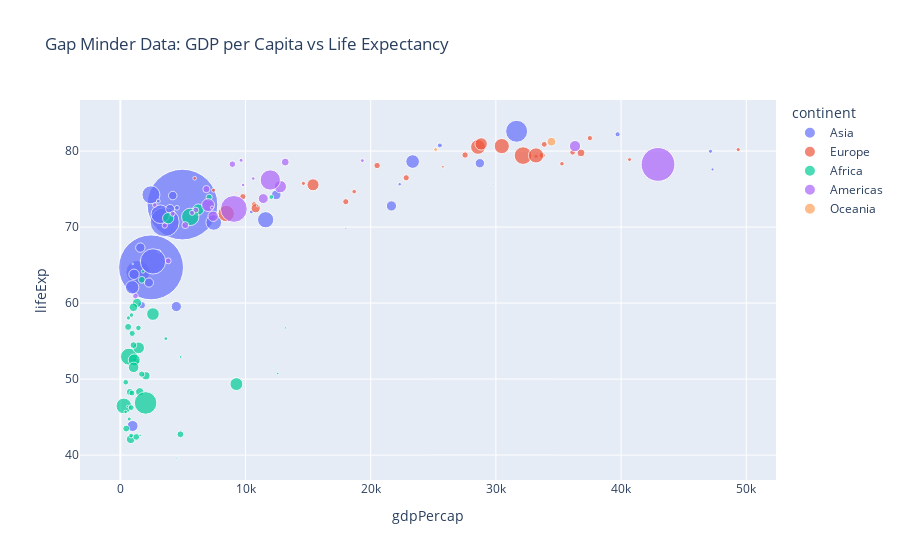

Here is the notebook cell this chart was saved with:
### Markdown cell above
6. Add variables to appear in the hover tooltip by passing the optional input `hover_data`.
In this case, we add the column `country`

### Code cell
fig = px.scatter(df, x='gdpPercap', y ='lifeExp', color='continent', size='pop', size_max=50,
                 hover_data=['country'], 
                 title='Gap Minder Data: GDP per Capita vs Life Expectancy')

fig.show()

### Figure 1 — Plotly figure (JSON) as saved in the notebook; plotly's stock layout.template omitted (floating-point values rounded to 4 significant figures)
{"data": [{"customdata": [["Afghanistan"], ["Bahrain"], ["Bangladesh"], ["Cambodia"], ["China"], ["Hong Kong, China"], ["India"], ["Indonesia"], ["Iran"], ["Iraq"], ["Israel"], ["Japan"], ["Jordan"], ["Korea, Dem. Rep."], ["Korea, Rep."], ["Kuwait"], ["Lebanon"], ["Malaysia"], ["Mongolia"], ["Myanmar"], ["Nepal"], ["Oman"], ["Pakistan"], ["Philippines"], ["Saudi Arabia"], ["Singapore"], ["Sri Lanka"], ["Syria"], ["Taiwan"], ["Thailand"], ["Vietnam"], ["West Bank and Gaza"], ["Yemen, Rep."]], "hovertemplate": "continent=Asia<br>gdpPercap=%{x}<br>lifeExp=%{y}<br>pop=%{marker.size}<br>country=%{customdata[0]}<extra></extra>", "legendgroup": "Asia", "marker": {"color": "#636efa", "size": [31889923, 708573, 150448339, 14131858, 1318683096, 6980412, 1110396331, 223547000, 69453570, 27499638, 6426679, 127467972, 6053193, 23301725, 49044790, 2505559, 3921278, 24821286, 2874127, 47761980, 28901790, 3204897, 169270617, 91077287, 27601038, 4553009, 20378239, 19314747, 23174294, 65068149, 85262356, 4018332, 22211743], "sizemode": "area", "sizeref": 527500.0, "symbol": "circle"}, "mode": "markers", "name": "Asia", "orientation": "v", "showlegend": true, "type": "scatter", "x": [974.6, 29800.0, 1391.0, 1714.0, 4959.0, 39720.0, 2452.0, 3541.0, 11610.0, 4471.0, 25520.0, 31660.0, 4519.0, 1593.0, 23350.0, 47310.0, 10460.0, 12450.0, 3096.0, 944, 1091.0, 22320.0, 2606.0, 3190.0, 21650.0, 47140.0, 3970.0, 4185.0, 28720.0, 7458.0, 2442.0, 3025.0, 2281.0], "xaxis": "x", "y": [43.83, 75.64, 64.06, 59.72, 72.96, 82.21, 64.7, 70.65, 70.96, 59.55, 80.75, 82.6, 72.53, 67.3, 78.62, 77.59, 71.99, 74.24, 66.8, 62.07, 63.78, 75.64, 65.48, 71.69, 72.78, 79.97, 72.4, 74.14, 78.4, 70.62, 74.25, 73.42, 62.7], "yaxis": "y"}, {"customdata": [["Albania"], ["Austria"], ["Belgium"], ["Bosnia and Herzegovina"], ["Bulgaria"], ["Croatia"], ["Czech Republic"], ["Denmark"], ["Finland"], ["France"], ["Germany"], ["Greece"], ["Hungary"], ["Iceland"], ["Ireland"], ["Italy"], ["Montenegro"], ["Netherlands"], ["Norway"], ["Poland"], ["Portugal"], ["Romania"], ["Serbia"], ["Slovak Republic"], ["Slovenia"], ["Spain"], ["Sweden"], ["Switzerland"], ["Turkey"], ["United Kingdom"]], "hovertemplate": "continent=Europe<br>gdpPercap=%{x}<br>lifeExp=%{y}<br>pop=%{marker.size}<br>country=%{customdata[0]}<extra></extra>", "legendgroup": "Europe", "marker": {"color": "#EF553B", "size": [3600523, 8199783, 10392226, 4552198, 7322858, 4493312, 10228744, 5468120, 5238460, 61083916, 82400996, 10706290, 9956108, 301931, 4109086, 58147733, 684736, 16570613, 4627926, 38518241, 10642836, 22276056, 10150265, 5447502, 2009245, 40448191, 9031088, 7554661, 71158647, 60776238], "sizemode": "area", "sizeref": 527500.0, "symbol": "circle"}, "mode": "markers", "name": "Europe", "orientation": "v", "showlegend": true, "type": "scatter", "x": [5937.0, 36130.0, 33690.0, 7446.0, 10680.0, 14620.0, 22830.0, 35280.0, 33210.0, 30470.0, 32170.0, 27540.0, 18010.0, 36180.0, 40680.0, 28570.0, 9254.0, 36800.0, 49360.0, 15390.0, 20510.0, 10810.0, 9787.0, 18680.0, 25770.0, 28820.0, 33860.0, 37510.0, 8458.0, 33200.0], "xaxis": "x", "y": [76.42, 79.83, 79.44, 74.85, 73.0, 75.75, 76.49, 78.33, 79.31, 80.66, 79.41, 79.48, 73.34, 81.76, 78.89, 80.55, 74.54, 79.76, 80.2, 75.56, 78.1, 72.48, 74.0, 74.66, 77.93, 80.94, 80.88, 81.7, 71.78, 79.42], "yaxis": "y"}, {"customdata": [["Algeria"], ["Angola"], ["Benin"], ["Botswana"], ["Burkina Faso"], ["Burundi"], ["Cameroon"], ["Central African Republic"], ["Chad"], ["Comoros"], ["Congo, Dem. Rep."], ["Congo, Rep."], ["Cote d'Ivoire"], ["Djibouti"], ["Egypt"], ["Equatorial Guinea"], ["Eritrea"], ["Ethiopia"], ["Gabon"], ["Gambia"], ["Ghana"], ["Guinea"], ["Guinea-Bissau"], ["Kenya"], ["Lesotho"], ["Liberia"], ["Libya"], ["Madagascar"], ["Malawi"], ["Mali"], ["Mauritania"], ["Mauritius"], ["Morocco"], ["Mozambique"], ["Namibia"], ["Niger"], ["Nigeria"], ["Reunion"], ["Rwanda"], ["Sao Tome and Principe"], ["Senegal"], ["Sierra Leone"], ["Somalia"], ["South Africa"], ["Sudan"], ["Swaziland"], ["Tanzania"], ["Togo"], ["Tunisia"], ["Uganda"], ["Zambia"], ["Zimbabwe"]], "hovertemplate": "continent=Africa<br>gdpPercap=%{x}<br>lifeExp=%{y}<br>pop=%{marker.size}<br>country=%{customdata[0]}<extra></extra>", "legendgroup": "Africa", "marker": {"color": "#00cc96", "size": [33333216, 12420476, 8078314, 1639131, 14326203, 8390505, 17696293, 4369038, 10238807, 710960, 64606759, 3800610, 18013409, 496374, 80264543, 551201, 4906585, 76511887, 1454867, 1688359, 22873338, 9947814, 1472041, 35610177, 2012649, 3193942, 6036914, 19167654, 13327079, 12031795, 3270065, 1250882, 33757175, 19951656, 2055080, 12894865, 135031164, 798094, 8860588, 199579, 12267493, 6144562, 9118773, 43997828, 42292929, 1133066, 38139640, 5701579, 10276158, 29170398, 11746035, 12311143], "sizemode": "area", "sizeref": 527500.0, "symbol": "circle"}, "mode": "markers", "name": "Africa", "orientation": "v", "showlegend": true, "type": "scatter", "x": [6223.0, 4797.0, 1441.0, 12570.0, 1217.0, 430.1, 2042.0, 706.0, 1704.0, 986.1, 277.6, 3633.0, 1545.0, 2082.0, 5581.0, 12150.0, 641.4, 690.8, 13210.0, 752.7, 1328.0, 942.7, 579.2, 1463.0, 1569.0, 414.5, 12060.0, 1045.0, 759.3, 1043.0, 1803.0, 10960.0, 3820.0, 823.7, 4811.0, 619.7, 2014.0, 7670.0, 863.1, 1598.0, 1712.0, 862.5, 926.1, 9270.0, 2602.0, 4513.0, 1107.0, 883.0, 7093.0, 1056.0, 1271.0, 469.7], "xaxis": "x", "y": [72.3, 42.73, 56.73, 50.73, 52.3, 49.58, 50.43, 44.74, 50.65, 65.15, 46.46, 55.32, 48.33, 54.79, 71.34, 51.58, 58.04, 52.95, 56.73, 59.45, 60.02, 56.01, 46.39, 54.11, 42.59, 45.68, 73.95, 59.44, 48.3, 54.47, 64.16, 72.8, 71.16, 42.08, 52.91, 56.87, 46.86, 76.44, 46.24, 65.53, 63.06, 42.57, 48.16, 49.34, 58.56, 39.61, 52.52, 58.42, 73.92, 51.54, 42.38, 43.49], "yaxis": "y"}, {"customdata": [["Argentina"], ["Bolivia"], ["Brazil"], ["Canada"], ["Chile"], ["Colombia"], ["Costa Rica"], ["Cuba"], ["Dominican Republic"], ["Ecuador"], ["El Salvador"], ["Guatemala"], ["Haiti"], ["Honduras"], ["Jamaica"], ["Mexico"], ["Nicaragua"], ["Panama"], ["Paraguay"], ["Peru"], ["Puerto Rico"], ["Trinidad and Tobago"], ["United States"], ["Uruguay"], ["Venezuela"]], "hovertemplate": "continent=Americas<br>gdpPercap=%{x}<br>lifeExp=%{y}<br>pop=%{marker.size}<br>country=%{customdata[0]}<extra></extra>", "legendgroup": "Americas", "marker": {"color": "#ab63fa", "size": [40301927, 9119152, 190010647, 33390141, 16284741, 44227550, 4133884, 11416987, 9319622, 13755680, 6939688, 12572928, 8502814, 7483763, 2780132, 108700891, 5675356, 3242173, 6667147, 28674757, 3942491, 1056608, 301139947, 3447496, 26084662], "sizemode": "area", "sizeref": 527500.0, "symbol": "circle"}, "mode": "markers", "name": "Americas", "orientation": "v", "showlegend": true, "type": "scatter", "x": [12780.0, 3822.0, 9066.0, 36320.0, 13170.0, 7007.0, 9645.0, 8948.0, 6025.0, 6873.0, 5728.0, 5186.0, 1202.0, 3548.0, 7321.0, 11980.0, 2749.0, 9809.0, 4173.0, 7409.0, 19330.0, 18010.0, 42950.0, 10610.0, 11420.0], "xaxis": "x", "y": [75.32, 65.55, 72.39, 80.65, 78.55, 72.89, 78.78, 78.27, 72.23, 74.99, 71.88, 70.26, 60.92, 70.2, 72.57, 76.19, 72.9, 75.54, 71.75, 71.42, 78.75, 69.82, 78.24, 76.38, 73.75], "yaxis": "y"}, {"customdata": [["Australia"], ["New Zealand"]], "hovertemplate": "continent=Oceania<br>gdpPercap=%{x}<br>lifeExp=%{y}<br>pop=%{marker.size}<br>country=%{customdata[0]}<extra></extra>", "legendgroup": "Oceania", "marker": {"color": "#FFA15A", "size": [20434176, 4115771], "sizemode": "area", "sizeref": 527500.0, "symbol": "circle"}, "mode": "markers", "name": "Oceania", "orientation": "v", "showlegend": true, "type": "scatter", "x": [34440.0, 25190.0], "xaxis": "x", "y": [81.23, 80.2], "yaxis": "y"}], "layout": {"legend": {"itemsizing": "constant", "title": {"text": "continent"}, "tracegroupgap": 0}, "title": {"text": "Gap Minder Data: GDP per Capita vs Life Expectancy"}, "xaxis": {"anchor": "y", "domain": [0, 1], "title": {"text": "gdpPercap"}}, "yaxis": {"anchor": "x", "domain": [0, 1], "title": {"text": "lifeExp"}}}}
